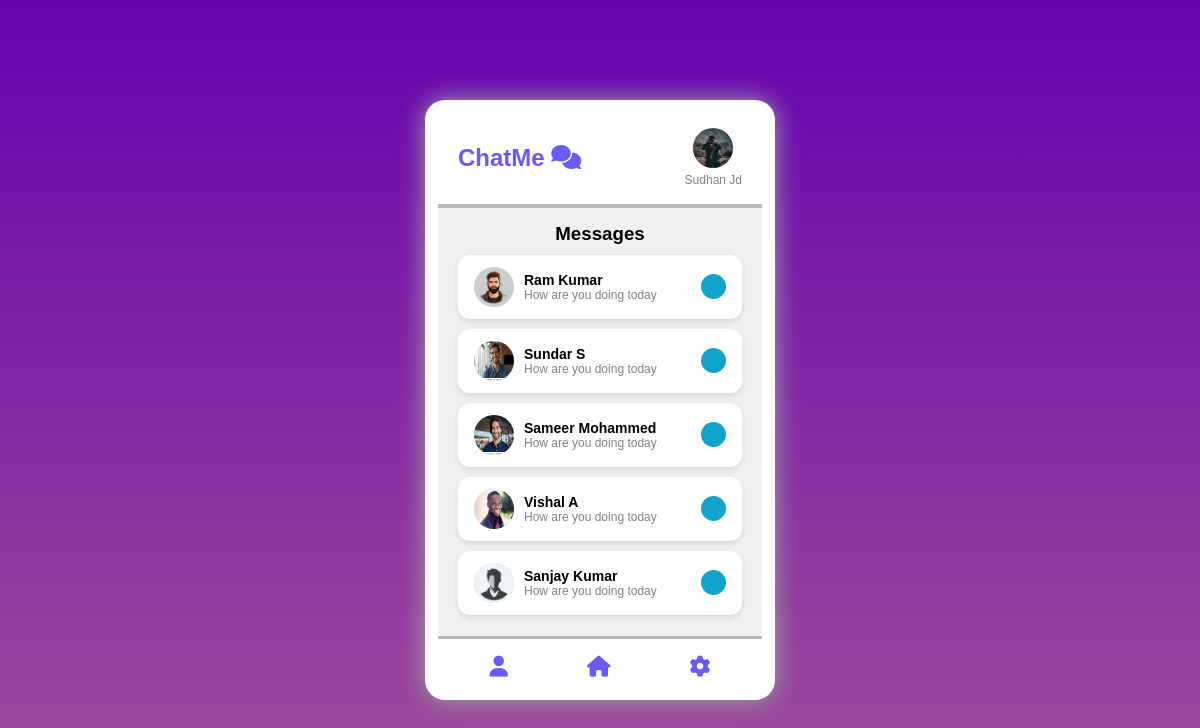
/chats/ (signed in), run on the app's committed database.
### mychatapp/models.py (models this page shows, shortened)
class Profile(models.Model):
    user = models.OneToOneField(User, on_delete=models.CASCADE)
    name = models.CharField(max_length=100)
    pic = models.ImageField(upload_to="img", blank=True, null=True)
    friends = models.ManyToManyField('Friend', related_name="my_friends")

class Friend(models.Model):
    profile = models.OneToOneField(Profile, on_delete=models.CASCADE)

### mychatapp/views.py (the view)
# urls.py: path('', views.index, name="index" ),
def index(request):
    user = request.user.profile
    friends = user.friends.all()
    context = {"user":user, "friends":friends}
    return render(request, "htmlFiles/index.html", context)

### mychatapp/templates/htmlFiles/index.html (shortened to what this page needs)
{% extends "htmlFiles/base.html" %}
{% block "container" %}
  <div class="container">
    <div class="chat-box">
      <header class="chat-header">
        <h2 class="logo">ChatMe <i class="fas fa-comments"></i></h2>
        <div class="user-info">
          <img src="{{user.pic.url}}" alt="" class="avatar">
          <p>{{user.name}}</p>
        </div>
      </header>
      <div class="messages-area">
        <h3>Messages</h3>
        {% for friend in friends %}
        <a href="{% url 'detail' friend.profile.id %}"  >
          <div class="message-card">
            <img src="{{friend.profile.pic.url}}" alt="" class="avatar">
            <div class="message-content">
              <h4>{{friend.profile.name}}</h4>
              <p>How are you doing today</p>
            </div>
            <div class="message-count"></div>
          </div>
        </a>
        {% endfor %}
      </div>
      <footer class="foot">
        <i class="fas fa-user"></i>
        <i class="fas fa-home"></i>
        <i class="fas fa-cog"></i>
      </footer>
    </div>
  </div>
{% endblock %}

### mychatapp/templates/htmlFiles/base.html (shortened to what this page needs)
<!DOCTYPE html>
{% load static %}
<html lang="en">
<head>
    <link rel="stylesheet" href="{% static 'css/style.css' %}">
    <link rel="stylesheet" href="https://cdnjs.cloudflare.com/ajax/libs/font-awesome/6.5.1/css/all.min.css">
</head>
<body>
    {% block "container" %}
    {% endblock %}
</body>
</html>

### mychatapp/static/css/style.css (style rules this page uses)
* { margin: 0; padding: 0; box-sizing: border-box; font-family: sans-serif; }
body { background: linear-gradient(#6503b0, #9e5099); display: flex; justify-content: center; align-items: center; height: 100vh; }
.container { width: 350px; }
.logo { color: #6a5af9; font-weight: 700; }
.user-info { text-align: center; }
.user-info p { text-align: center; color: gray; font-size: 12px; line-height: 1.4; }
.message-card { background: #fff; display: flex; align-items: center; justify-content: space-between; padding: 12px 16px; border-radius: 12px; box-shadow: 0 3px 6px rgba(0, 0, 0, 0.1); cursor: pointer; transition: transform 0.2s; }
.avatar { width: 40px; height: 40px; border-radius: 50%; background-color: #ccc; }
.message-content { flex: 1; margin-left: 10px; }
.message-content h4 { font-size: 14px; font-weight: 600; }
.message-content p { font-size: 12px; color: gray; }
.message-count { width: 25px; height: 25px; border-radius: 50%; background-color: #11a3cb; color: white; font-weight: bold; display: flex; justify-content: center; align-items: center; }
.foot { display: flex; justify-content: space-around; align-items: center; padding: 17px 12px 10px 12px; border-top: 3.8px solid #b8b6b6; }
footer i { font-size: 21px; color: #6a5af9; cursor: pointer; transition: 0.3s; }
.chat-box { background-color: white; border-radius: 20px; height: 600px; padding: 13px; display: flex; flex-direction: column; justify-content: space-between; box-shadow: 0 0 25px #a4a4a4; overflow: hidden; }
.chat-header { display: flex; justify-content: space-between; align-items: center; padding: 15px 20px; border-bottom: 4px solid #b8b6b6; }
.messages-area { flex: 1; padding: 15px 20px; display: flex; flex-direction: column; gap: 10px; background: #f0f0f2; overflow-y: auto; }
.messages-area h3 { text-align: center; }
.messages-area a { color: black; text-decoration: none; }

### data on the page
Profile: pic (picture), name "Sudhan Jd"
Friend: profile.pic (picture), profile.name "Ram Kumar"
Friend: profile.pic (picture), profile.name "Sundar S"
Friend: profile.pic (picture), profile.name "Sameer Mohammed"
Friend: profile.pic (picture), profile.name "Vishal A"
Friend: profile.pic (picture), profile.name "Sanjay Kumar"
